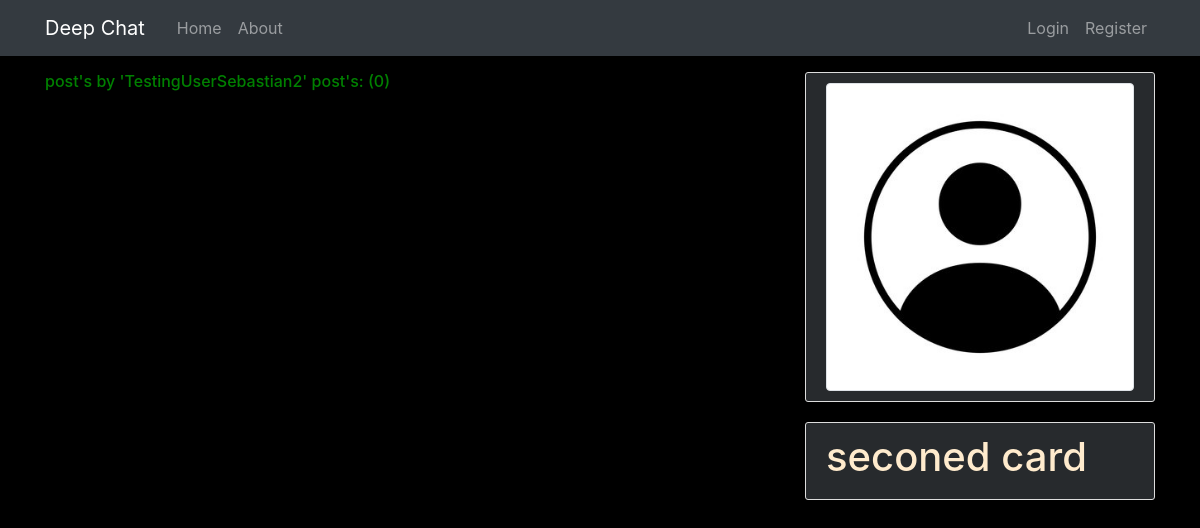
Before: /user/TestingUserSebastian2/ with the older database file.
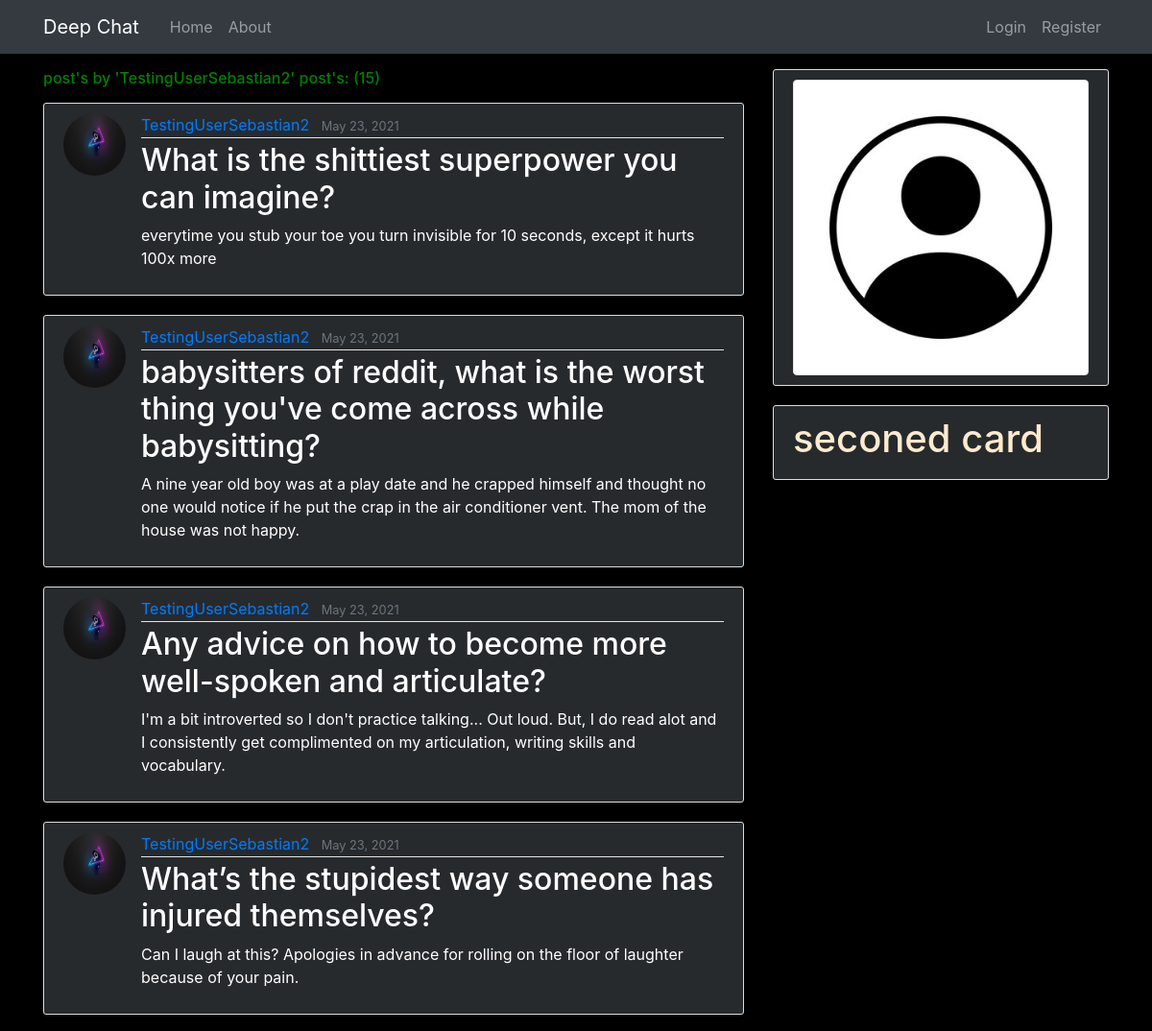
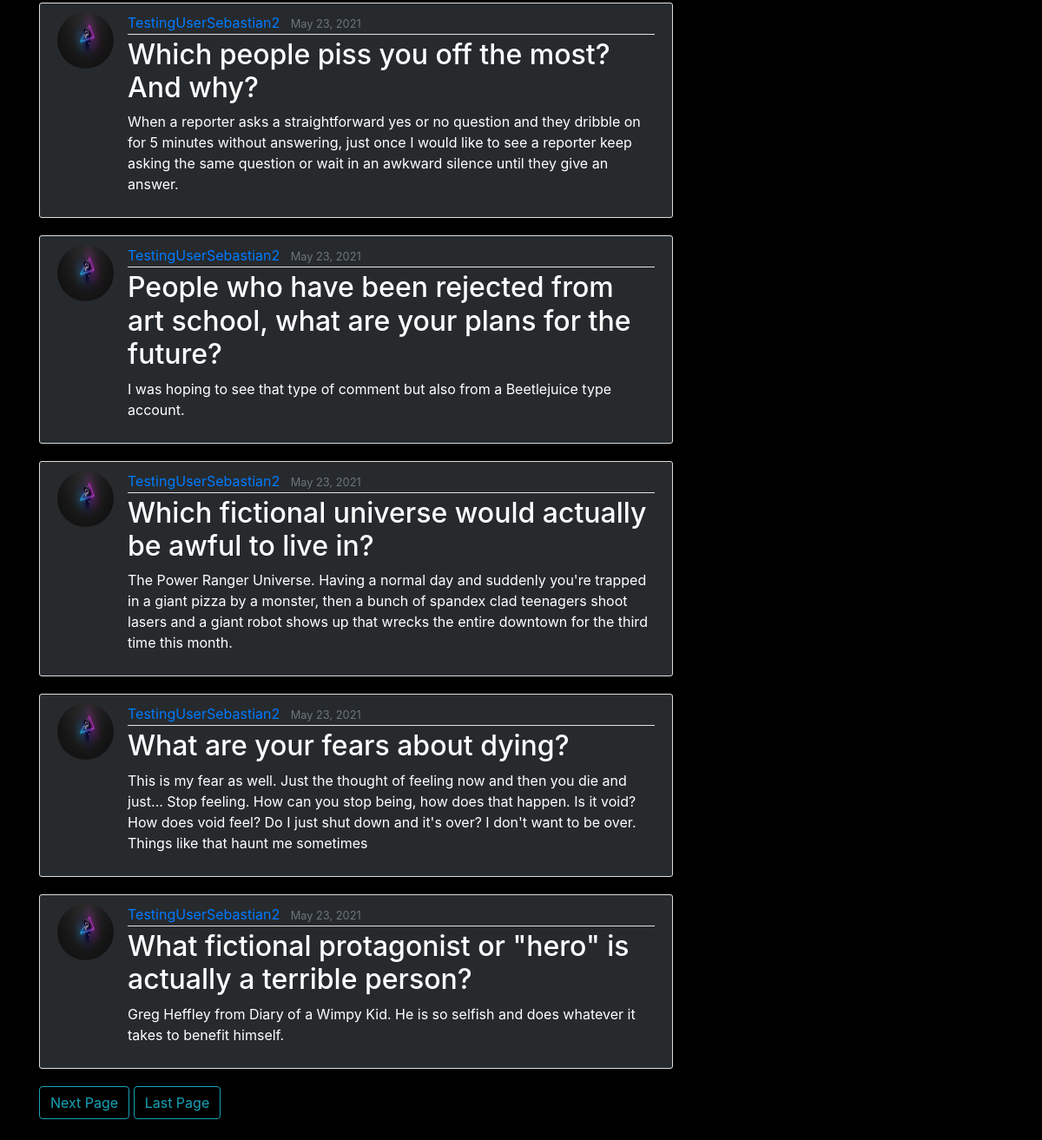
After: the same page with the newer database file (2 pictures, top to bottom).
### blog/models.py (models this page shows, shortened)
class Post(models.Model):
    id = models.AutoField(primary_key=True)
    title = models.CharField(max_length=100)
    content = models.TextField()
    date_posted = models.DateTimeField(default=timezone.now) #current date time every update (auto_now=True) - current date time when created but never update (auto_now_add=True)
    author = models.ForeignKey(User, on_delete=models.CASCADE) #if user is deleted post deleted to (User, on_delete=models.CASCADE)

### users/models.py (models this page shows, shortened)
class Profile(models.Model):
    id = models.AutoField(primary_key=True)
    user = models.OneToOneField(User, on_delete=models.CASCADE) #"CASCADE" if user deleted delete profile
    image = models.ImageField(default='default.jpg', upload_to='profile_pics', blank=True)#directory the img get uploaded to

### blog/views.py (the view)
# urls.py: path('user/<username>/', UserPostListView.as_view(), name='user-posts'),
class UserPostListView(ListView):
    model = Post
    template_name = 'blog/user_posts.html' # <app>/<model>_<viewtype>.html
    context_object_name = 'posts'
    paginate_by = 9
    def get_queryset(self):
        user = get_object_or_404(User, username=self.kwargs.get('username'))
        return Post.objects.filter(author=user).order_by('-date_posted')

### blog/templates/blog/user_posts.html (shortened to what this page needs)
{% extends "blog/base.html" %}
{% block content %}
<h6 style="color: green;" class="mb-3">post's by '{{ view.kwargs.username }}' post's: ({{ page_obj.paginator.count }})</h6>
    {% for post in posts %}
        <article style="background-color: #272a2d  ;" class="media content-section">
            <img class="rounded-circle article-img" src="{{ post.author.profile.image.url }}" alt="">
            <div class="media-body">
            <div class="article-metadata">
                <a class="mr-2" href="{% url 'user-posts' post.author.username %}">{{ post.author }}</a>
                <small class="text-muted">{{ post.date_posted|date:"F d, Y" }}</small>
            </div>
            <h2><a style="color: white;" class="article-title" href="{% url 'post-detail' post.id %}">{{ post.title }}</a></h2>
            <p style="color: white;" class="article-content">{{ post.content }}</p>
            </div>
        </article>
    {% endfor %}
    {% if is_paginated %}
        {% if page_obj.has_next %}
            <a class="btn btn-outline-info mb-4" href="?page={{ page_obj.next_page_number }}">Next Page</a>
            <a class="btn btn-outline-info mb-4" href="?page={{ page_obj.paginator.num_pages }}">Last Page</a>
        {% endif %}
    {% endif %}
{% endblock content %}

### blog/templates/blog/base.html (shortened to what this page needs)
{% load static %}
<!DOCTYPE html>
<html lang="en">
<head>
    <link rel="stylesheet" href="{% static '/blog/main.css' %}">
    <link rel="stylesheet" href="https://maxcdn.bootstrapcdn.com/bootstrap/4.0.0/css/bootstrap.min.css">
</head>
<body style="background-color: black;">
    <br><br>
    <header class="site-header">
        <nav class="navbar navbar-expand-md navbar-dark bg-dark fixed-top">
          <div class="container">
            <a class="navbar-brand mr-4" href="{% url 'blog-home' %}">Deep Chat</a>
            <div class="collapse navbar-collapse" id="navbarToggle">
              <div class="navbar-nav mr-auto">
                <a class="nav-item nav-link" href="{% url 'blog-home' %}">Home</a>
                <a class="nav-item nav-link" href="{% url 'blog-about' %}">About</a>
              </div>
              <div class="navbar-nav">
                {% if user.is_authenticated %}
                  <a class="nav-item nav-link" href="{% url 'post-create' %}">New Post</a>
                  <a class="nav-item nav-link" href="{% url 'profile' %}">Profile</a>
                  <a class="nav-item nav-link" href="{% url 'logout' %}">Logout</a>
                {% else %}
                  <a class="nav-item nav-link" href="{% url 'login' %}">Login</a>
                  <a class="nav-item nav-link" href="{% url 'register' %}">Register</a>
                {% endif %}
              </div>
            </div>
          </div>
        </nav>
      </header>
    <br>
    <main role="main" class="container">
        <div class="row">
        <div class="col-md-8">
          {% block content %}{% endblock %}
        </div>
        <div class="col-md-4">
            <div style="background-color: #272a2d" class="content-section">
              <div>
                {% if user.is_authenticated %}
                  <img class="rounded-rounded img-thumbnail rounded" src="{{ user.profile.image.url }}" alt="">
                  <h4 style="color: white;"><small><b style="color: red;">user/</b> {{ user.username }}</small></h4>
                  <a href="{% url 'post-create' %}">
                      <button class="btn btn-outline-info">New Post</button>
                  </a>
                {% else %}
                  <img class="rounded-square img-thumbnail" src="../static/blog/images/default.jpg" alt="">
                {% endif %}
            </div>
            </div>
            <div style="background-color: #272a2d" class="content-section">
              <h1 style="color: blanchedalmond;">seconed card</h1>
            </div>
        </div>
        </div>
    </main>
</body>
</html>

### blog/static/blog/main.css (style rules this page uses)
body { background: #fafafa; color: #333333; margin-top: 5rem; }
h1, h2, h3, h4, h5, h6 { color: #444444; }
.site-header .navbar-nav .nav-link { color: #cbd5db; }
.content-section { background: #ffffff; padding: 10px 20px; border: 1px solid #dddddd; border-radius: 3px; margin-bottom: 20px; }
.article-title { color: #444444; }
.article-content { white-space: pre-line; }
.article-img { height: 65px; width: 65px; margin-right: 16px; }
.article-metadata { padding-bottom: 1px; margin-bottom: 4px; border-bottom: 1px solid #e3e3e3 }

Changed rows visible on the page:
added Post: author.profile.image (picture), author "TestingUserSebastian2", date_posted "May 23, 2021", title "What is the shittiest superpower you can imagine?", content "everytime you stub your toe you turn invisible for 10 seconds, except it hurts 100x more"
added Post: author.profile.image (picture), author "TestingUserSebastian2", date_posted "May 23, 2021", title "babysitters of reddit, what is the worst thing you've come across while babysitting?", content "A nine year old boy was at a play date and he crapped himself and thought no one would notice if he put the crap in the air conditioner vent. The mom of the house was not happy."
added Post: author.profile.image (picture), author "TestingUserSebastian2", date_posted "May 23, 2021", title "Any advice on how to become more well-spoken and articulate?", content "I'm a bit introverted so I don't practice talking... Out loud. But, I do read alot and I consistently get complimented on my articulation, writing skills and vocabulary."
added Post: author.profile.image (picture), author "TestingUserSebastian2", date_posted "May 23, 2021", title "What’s the stupidest way someone has injured themselves?", content "Can I laugh at this? Apologies in advance for rolling on the floor of laughter because of your pain."
added Post: author.profile.image (picture), author "TestingUserSebastian2", date_posted "May 23, 2021", title "Which people piss you off the most? And why?", content "When a reporter asks a straightforward yes or no question and they dribble on for 5 minutes without answering, just once I would like to see a reporter keep asking the same question or wait in an awkward silence until they give an answer."
added Post: author.profile.image (picture), author "TestingUserSebastian2", date_posted "May 23, 2021", title "People who have been rejected from art school, what are your plans for the future?", content "I was hoping to see that type of comment but also from a Beetlejuice type account."
added Post: author.profile.image (picture), author "TestingUserSebastian2", date_posted "May 23, 2021", title "Which fictional universe would actually be awful to live in?", content "The Power Ranger Universe. Having a normal day and suddenly you're trapped in a giant pizza by a monster, then a bunch of spandex clad teenagers shoot lasers and a giant robot shows up that wrecks the entire downtown for the third time this month."
added Post: author.profile.image (picture), author "TestingUserSebastian2", date_posted "May 23, 2021", title "What are your fears about dying?", content "This is my fear as well. Just the thought of feeling now and then you die and just... Stop feeling. How can you stop being, how does that happen. Is it void? How does void feel? Do I just shut down and it's over? I don't want to be over. Things like that haunt me sometimes"
added Post: author.profile.image (picture), author "TestingUserSebastian2", date_posted "May 23, 2021", title "What fictional protagonist or \"hero\" is actually a terrible person?", content "Greg Heffley from Diary of a Wimpy Kid. He is so selfish and does whatever it takes to benefit himself."
Other visible differences:
{{ page_obj.paginator.count }}: "0" → "15"
text now shown: "Next Page Last Page"
